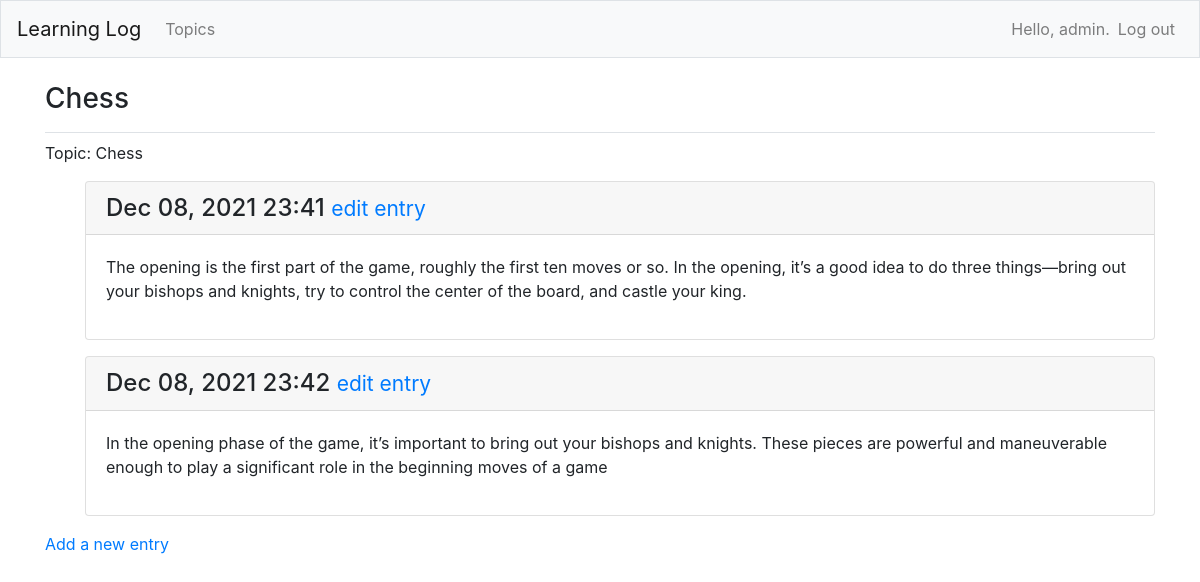
/topics/3/ (signed in), run on an earlier commit of the app's database.
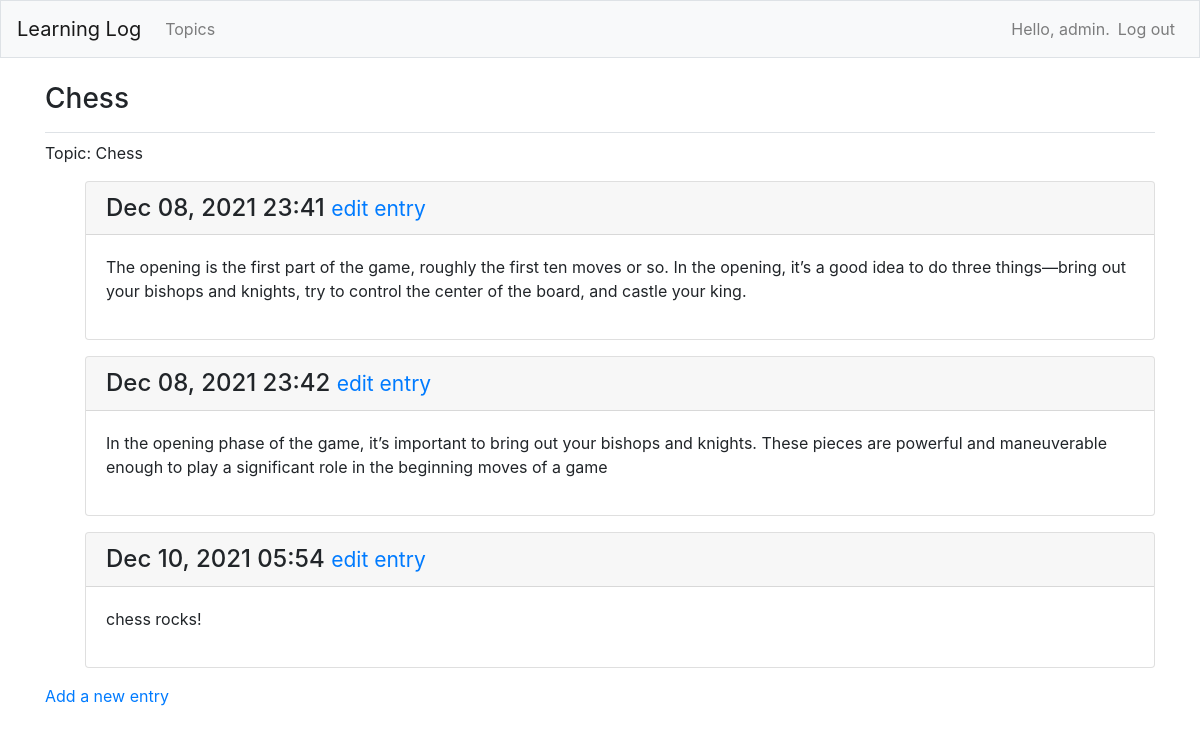
And on a later commit of the database.
### MainApp/models.py (models this page shows, shortened)
class Topic(models.Model):
    text = models.CharField(max_length=200)
    date_added = models.DateTimeField(auto_now_add=True)
    owner = models.ForeignKey(User, on_delete=models.CASCADE)
    def __str__(self):
        return self.text

class Entry(models.Model):
    topic = models.ForeignKey(Topic, on_delete=models.CASCADE)
    text = models.TextField()
    date_added = models.DateTimeField(auto_now_add=True)
    class Meta:
        verbose_name = "entries"

### MainApp/views.py (the view)
# urls.py: path("topics/<int:topic_id>/", views.topic, name="topic"),
@login_required
def topic(request, topic_id):
    topic = Topic.objects.get(id=topic_id)
    if topic.owner != request.user:
        raise Http404
    entries = topic.entry_set.all()
    context = {"topic": topic, 'entries': entries}
    return render(request, "MainApp/topic.html", context)

### MainApp/templates/mainapp/topic.html
{% extends "MainApp/base.html" %}
{% block page_header %}
<h3>{{ topic }}</h3>
{% endblock page_header %}
{% block content %}
<p>Topic: {{ topic }}</p>
<ul>
    {% for e in entries %}
    <div class="card mb-3">
        <h4 class="card-header">
        {{ e.date_added|date:'M d, Y H:i' }}
        <small><a href="{% url 'MainApp:edit_entry' e.id %}"> edit entry</a></small>
        </h4>
        <div class="card-body">
        {{ e.text|linebreaks }}
        </div>
        </div>
    {% empty %}
    <p>There are no entries for this topic yet.</p>
    {% endfor %}
</ul>
<p>
    <a href ="{% url 'MainApp:new_entry' topic.id %}">Add a new entry</a>
</p>
{% endblock content %}

### MainApp/templates/mainapp/base.html (shortened to what this page needs)
{% load bootstrap4 %}
<!doctype html>
<html lang="en">
<head>
    {% bootstrap_css %}
</head>
<body>
    <nav class="navbar navbar-expand-md navbar-light bg-light mb-4 border">
        <a class="navbar-brand" href="{% url 'MainApp:index'%}"> Learning Log</a>
    <div class="collapse navbar-collapse" id="navbarCollapse">
        <ul class="navbar-nav mr-auto">
        <li class="nav-item">
        <a class="nav-link" href="{% url 'MainApp:topics'%}"> Topics</a></li>
    </ul>
    <ul class="navbar-nav ml-auto">
        {% if user.is_authenticated %}
        <li class="nav-item">
        <span class="navbar-text"}">Hello, {{ user.username }}.</span>
        </li>
        <li class="nav-item">
        <a class="nav-link" href="{% url 'users:logout' %}">Log out</a>
        </li>
        {% else %}
        <li class="nav-item">
        <a class="nav-link" href="{% url 'users:register' %}">Register</a>
        </li>
        <li class="nav-item">
        <a class="nav-link" href="{% url 'users:login' %}">Log in</a></li>
        {% endif %}
        </ul>
        </div>
    </nav>
    <main role="main" class="container">
        <div class="pb-2 mb-2 border-bottom">
        {% block page_header %}{% endblock page_header %}
        </div>
        <div>
        {% block content %}{% endblock content %}
        </div>
        </main>
        </body>
        </html>

What changed in the data, as far as the page shows it:
added Entry: date_added "Dec 10, 2021 05:54", text "chess rocks!"
